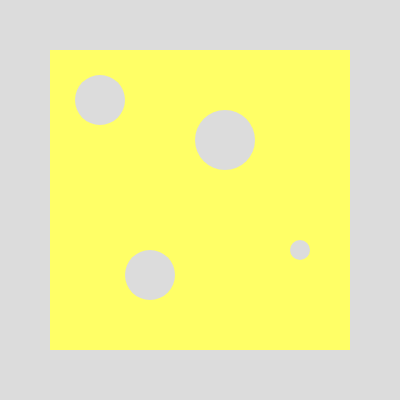
Frame 1 (no input)
Frame 60 (no input): identical to frame 1, image omitted
Frame 120 (the mouse pressed at the canvas centre since frame 60): identical to frame 1, image omitted

The p5.js sketch that drew this single still picture (run headless with seeded random() and noise() and a simulated clock; from frame 60 on, the mouse is pressed at the canvas centre):

// p5.js sketch
// ── sketch.js
function setup() {
  createCanvas(400, 400);
  // TODO: Remove stroke
  noStroke();
}

function draw() {
  background(220);
  
  //TODO: Draw Cheese before Holes
  fill('#FFFF66');
  rect(50, 50, 300, 300);
  // Holes
  fill(220);
  circle(100,100, 50);
  circle(225,140, 60);
  circle(150,275, 50);  
  circle(300,250, 20);
  // Endholes
  
  // Cheese
 
  // End cheese

}
